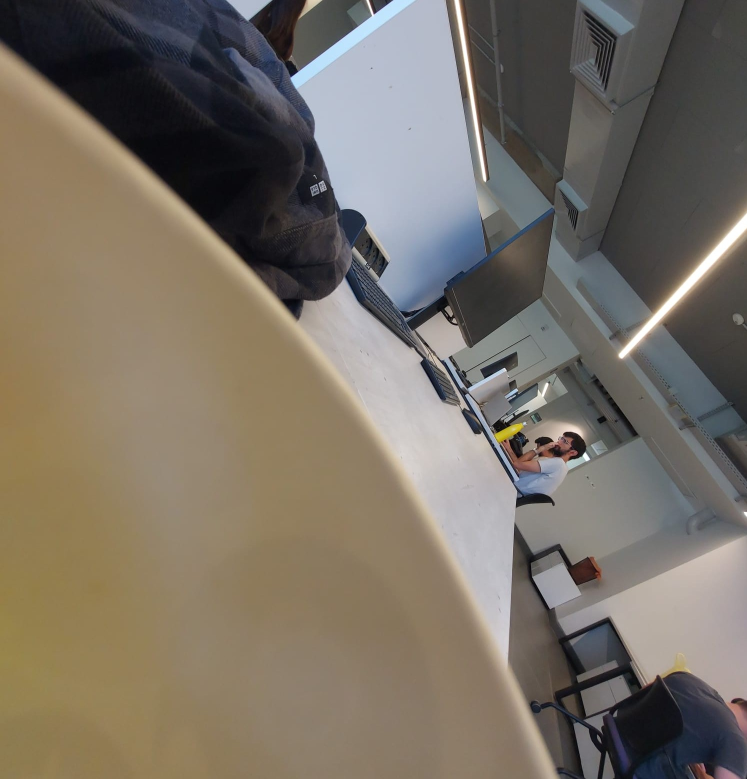
#> input picture exercise-1/data/cup-in.jpeg, 1494 x 1558 px, found by its file name (shown at 1/2 size)
$ python hyperbola.py
#> lines starting #> are read from the running program, lines starting #| are printed output that depends on the picture
import cv2
import numpy as np


hyperbola_points = []
points_counter = 0


def on_click(event, x, y, flags, param):
    global hyperbola_points, points_counter
    img = param
    if event == cv2.EVENT_LBUTTONDOWN:
        hyperbola_points.append((x, y))
        points_counter += 1
        cv2.circle(img, (x, y), 5, (0, 0, 255), -1)


def collect_hyperbola_points(img):
    cv2.namedWindow("select hyperbola points")
    imgcpy = img.copy()
    imgcpy = cv2.resize(imgcpy, None, fx=0.5, fy=0.5)
    cv2.setMouseCallback("select hyperbola points", on_click, param=imgcpy)
    while 1:
        cv2.imshow("select hyperbola points", imgcpy)
        key = cv2.waitKey(1) & 0xFF
        if key == ord('q'):
            if points_counter > 5:
                break
            else:
                print("CHOOSE AT LEAST 6 POINTS")


def create_matrix_from_points():
    m = []
    for point in hyperbola_points:
        x, y = point
        m.append([x**2, x*y, y**2, x, y, 1])

    m = np.array(m)

    return m


def get_conic_section_coffs(m):
    _, _, Vt = np.linalg.svd(m)
    coeffs = Vt[-1, :]
    return coeffs


def check_discriminant(coeffs):
    a, b, c, d, e, f = coeffs
    discriminant = b**2 - 4*a*c
    if discriminant > 0:
        return True
    else:
        return False


def main():
    image_path = ".\\exercise-1\\data\\cup-in.jpeg"
    img = cv2.imread(image_path)
#> img is the input picture: shape (1558, 1494, 3); mean B, G, R 101.4, 112.5, 120.4
    collect_hyperbola_points(img)
#> in collect_hyperbola_points, `imgcpy = cv2.resize(imgcpy, None, fx=0.5, fy=0.5)`:
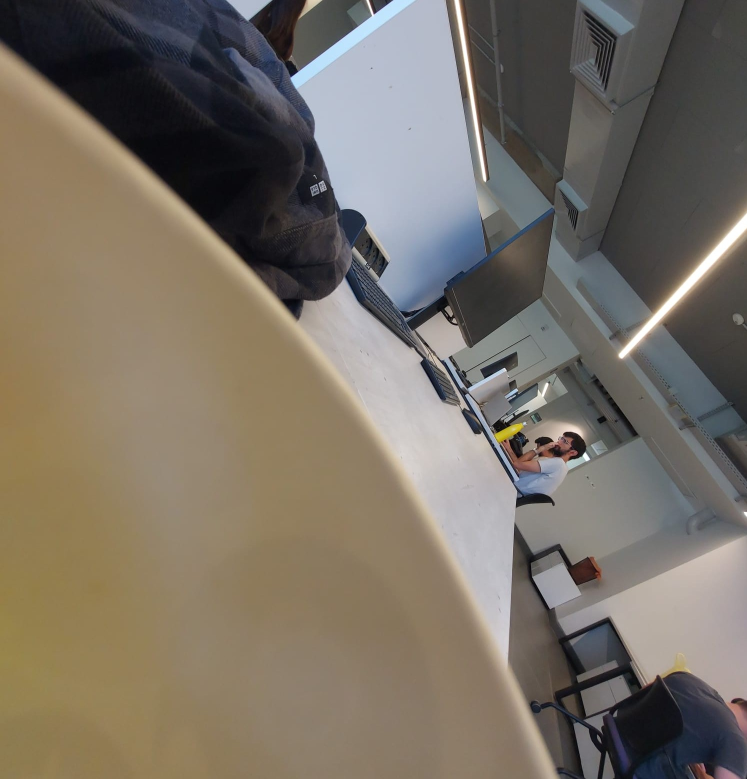
#> imgcpy: shape (779, 747, 3); mean B, G, R 101.5, 112.5, 120.5
#> (key q is pressed here)
    m = create_matrix_from_points()
    conic_section = get_conic_section_coffs(m)
    is_hyperbola = check_discriminant(conic_section)
    print(f'hyperbola: {is_hyperbola}')


if __name__ == '__main__':
    main()

$ run again, with exercise-1/data/floor.jpeg copied over exercise-1/data/cup-in.jpeg
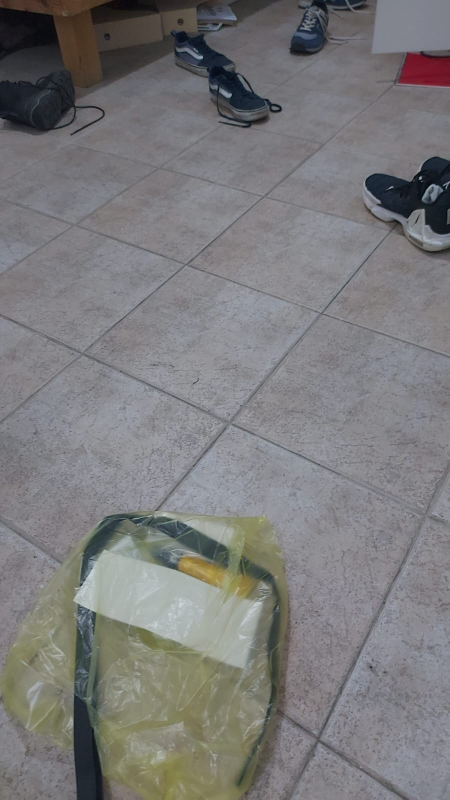
#> input picture exercise-1/data/floor.jpeg, 899 x 1599 px, found by its file name (shown at 1/2 size)
#> in main, img is the input picture: shape (1599, 899, 3); mean B, G, R 122.9, 121.9, 122.6
#> in collect_hyperbola_points, `imgcpy = cv2.resize(imgcpy, None, fx=0.5, fy=0.5)`:
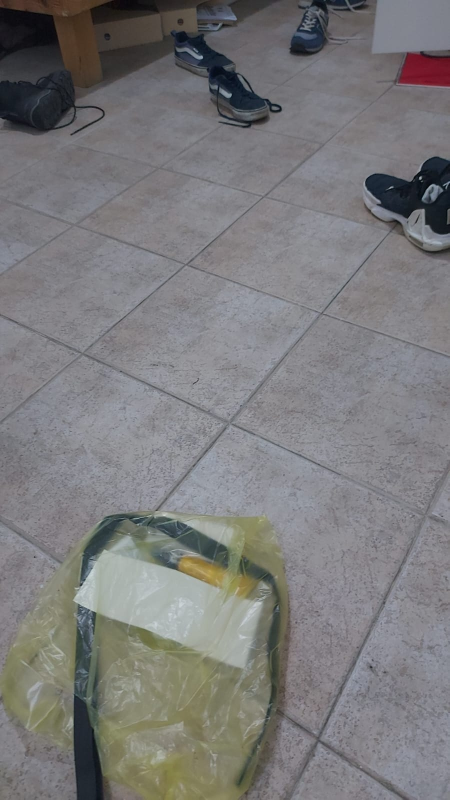
#> imgcpy: shape (800, 450, 3); mean B, G, R 123, 122, 122.7
